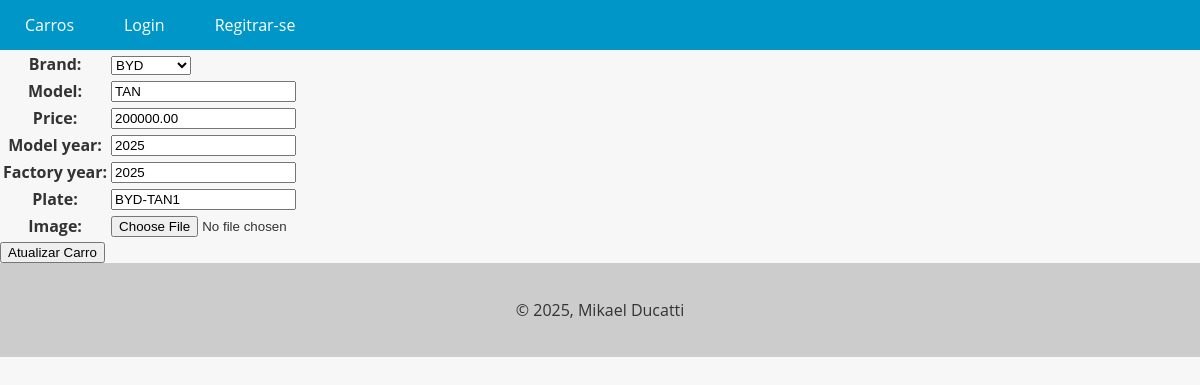
Page /car/24/update/ on the earlier database version.
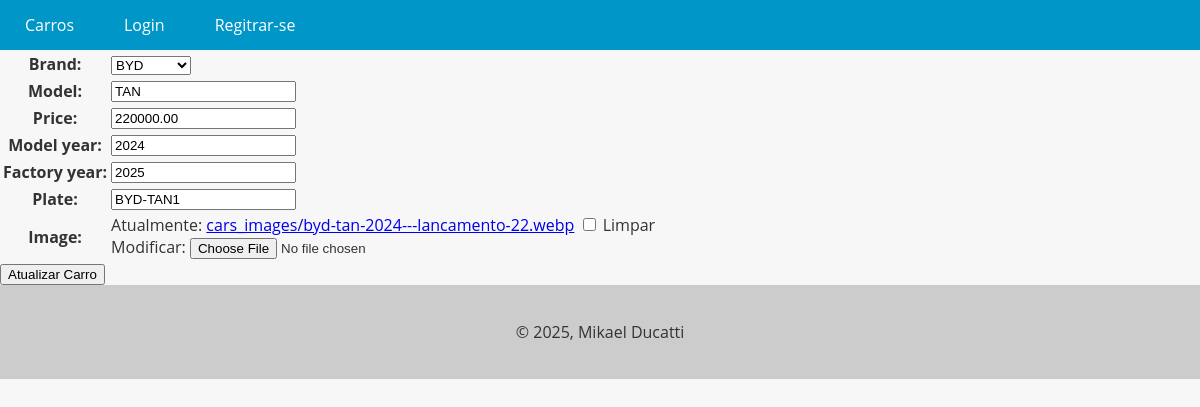
Same page on the later database version.
### cars/models.py (models this page shows, shortened)
class Car(models.Model):
    id = models.AutoField(primary_key=True)
    model = models.CharField(max_length=200)
    factory_year = models.IntegerField(blank=True, null=True)
    model_year = models.IntegerField(blank=True, null=True)
    plate = models.CharField(max_length=10, blank=True, null=True)
    image = models.ImageField(upload_to="cars_images/", blank=True, null=True)
    price = models.DecimalField(max_digits=20, decimal_places=2, blank=True, null=True)
    brand = models.ForeignKey(Brand, on_delete=models.PROTECT, related_name="car_brand")

### cars/views.py (the view)
# urls.py: path("car/<int:pk>/update/", UpdateCarView.as_view(), name="car_update"),
class UpdateCarView(UpdateView):
    model = Car
    form_class = CarForm
    template_name = "update_car.html"
    success_url = reverse_lazy("cars_list")
    def get_context_data(self, **kwargs):
        context = super().get_context_data(**kwargs)
        context["update_car_form"] = context["form"]
        return context

### cars/forms.py (shortened to what this page needs)
class CarForm(forms.ModelForm):
    class Meta:
        model = Car
        fields: ClassVar[list[str]] = [
            "brand",
            "model",
            "price",
            "model_year",
            "factory_year",
            "plate",
            "image",
        ]

### cars/models.py (called while the page is built)
    def __str__(self):
        return self.name

### cars/templates/update_car.html (shortened to what this page needs)
{% extends "base.html" %}
{% block content %}
    <form method="POST" enctype="multipart/form-data">
        <table>
            {{ update_car_form.as_table }}
        </table>
        <input type="submit" value="Atualizar Carro" class="btn btn-primary">
    </form>
{% endblock content %}

Differences in the rows shown:
changed Car "BYD": price "200000.00" → "220000.00"; model_year "2025" → "2024"
Other differences:
form field as_table: (not shown) → "☐"
text no longer shown: "Brand: Model: Price: Model year: Factory year: Plate: Image:"
text now shown: "Brand: Model: Price: Model year: Factory year: Plate: Image: Atualmente: cars_images/byd-tan-2024---lancamento-22.webp Limpar Modificar:"
